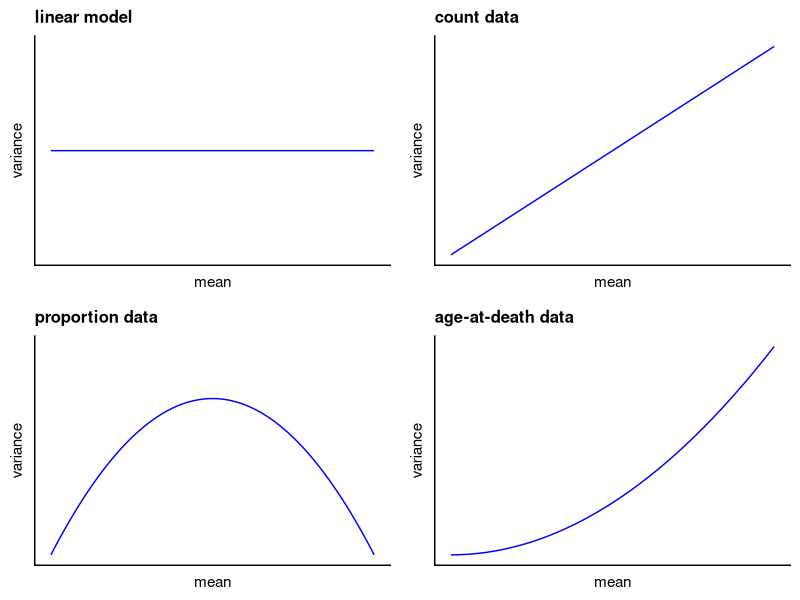

The R source for this figure:
## ---- chunk 1
knitr::opts_chunk$set(message=FALSE,warning=FALSE)
## ---- chunk 2
library(tidyverse)
library(here)
library(cowplot)
options(kableExtra.auto_format = FALSE)
library(kableExtra)
## ---- chunk 3
base<-ggplot () +
  xlim(0,1) +
  ylim(0,1) +
  theme_cowplot() +
  theme(axis.text=element_blank(),
        axis.ticks=element_blank(),
        axis.title=element_text(size = 11),
        plot.title=element_text(size = 12))

p1<-base + geom_function(fun=function(x) 0.5,colour="blue") + labs(x = "mean", y = "variance", title = "linear model")
p2<-base + geom_function(fun=function(x) x, colour="blue") + labs(x = "mean", y = "variance", title = "count data")
p3<-base + geom_function(fun=function(x) 3*x*(1-x), colour="blue") + labs(x = "mean", y = "variance", title = "proportion data")
p4<-base + geom_function(fun=function(x) x^2, colour="blue") +labs(x = "mean", y = "variance", title = "age-at-death data")


plot_grid(p1,p2,p3,p4,nrow=2)
## ---- chunk 4
library(knitr)
df <- data.frame(Model = c("linear", "log linear","logistic","gamma"), 
                 Deviance = c("$\\sum \\left(y-\\hat{y}\\right)^2$",
                              "$2\\sum y\\log{\\left(\\dfrac{y}{\\hat{y}}\\right)}$",
                              "$2\\sum y\\log{\\left(\\dfrac{y}{\\hat{y}}\\right)} +(n-y)\\log{\\left(\\dfrac{n-y}{n-\\hat{y}}\\right)}$",
                              "$2\\sum {\\dfrac{(y-\\hat{y})}{y} - \\log{\\left(\\dfrac{y}{\\hat{y}}\\right)} }$"), 
                 Error = c("Gaussian", "Poisson","binomial","gamma"),
                 Link = c("identity","log","logit","reciprocal"))

df |>
  kable(col.names = c("Model", "Deviance", "Error","Link"), escape = F, caption = "") |>
  kable_styling(latex_options = "hold_position")
